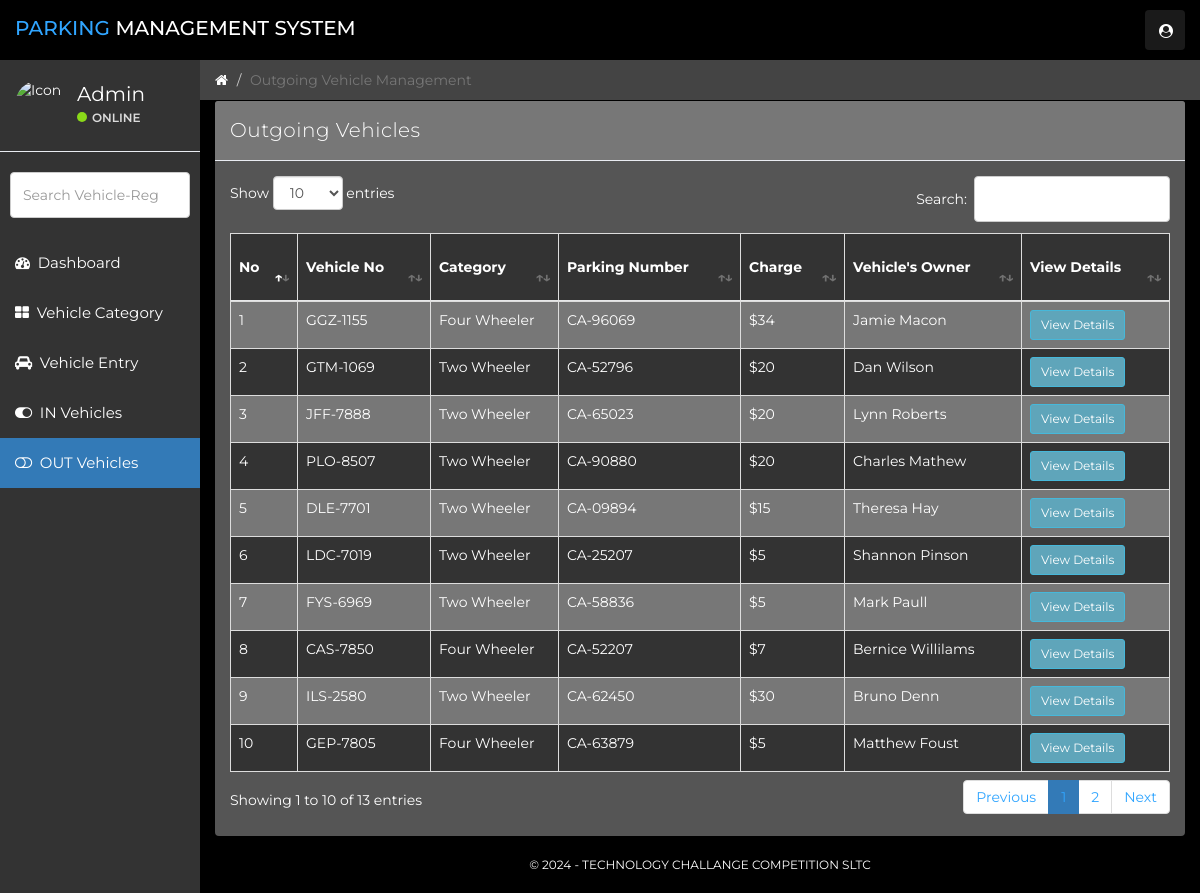
/out-vehicles.php (signed in), run on the app's committed database.
### tables this page shows
CREATE TABLE `vehicle_info` (
  `ID` int(10) NOT NULL,
  `ParkingNumber` varchar(120) DEFAULT NULL,
  `VehicleCategory` varchar(120) NOT NULL,
  `VehicleCompanyname` varchar(120) DEFAULT NULL,
  `RegistrationNumber` varchar(120) DEFAULT NULL,
  `OwnerName` varchar(120) DEFAULT NULL,
  `OwnerContactNumber` bigint(10) DEFAULT NULL,
  `InTime` timestamp NULL DEFAULT CURRENT_TIMESTAMP,
  `OutTime` timestamp NULL DEFAULT NULL ON UPDATE CURRENT_TIMESTAMP,
  `ParkingCharge` varchar(120) NOT NULL,
  `Remark` mediumtext NOT NULL,
  `Status` varchar(5) NOT NULL
);

### out-vehicles.php (the view, shortened to what this page needs)
<?php
    include('includes/dbconn.php');
    if (strlen($_SESSION['vpmsaid']==0)) {
        header('location:logout.php');
        } else {
?>
<!DOCTYPE html>
<html>
<head>
	<link href="css/bootstrap.min.css" rel="stylesheet">
	<link href="css/font-awesome.min.css" rel="stylesheet">
    <link href="css/datatable.css" rel="stylesheet">
	<link href="css/datepicker3.css" rel="stylesheet">
	<link href="css/styles.css" rel="stylesheet">
</head>
<body>
        <?php include 'includes/navigation.php' ?>
		<?php
		include 'includes/sidebar.php'
		?>
	<div class="col-sm-9 col-sm-offset-3 col-lg-10 col-lg-offset-2 main">
		<div class="row">
			<ol class="breadcrumb">
				<li><a href="dashboard.php">
					<em class="fa fa-home"></em>
				</a></li>
				<li class="active">Outgoing Vehicle Management</li>
			</ol>
		</div>
		<div class="row">
			<div class="col-lg-12">
			</div>
		</div>
		<div class="row">
				<div class="col-lg-12">
					<div class="panel panel-default">
						<div class="panel-heading">Outgoing Vehicles</div>
						<div class="panel-body">
                        <table id="example" class="table table-striped table-bordered" style="width:100%">
        <thead>
            <tr>
                <th>No</th>
                <th>Vehicle No</th>
                <th>Category</th>
                <th>Parking Number</th>
				<th>Charge</th>
                <th>Vehicle's Owner</th>
                <th>View Details</th>
            </tr>
        </thead>
        <tbody>
        <?php
        $ret=mysqli_query($con,"SELECT * from  vehicle_info where Status='Out'");
        $cnt=1;
        while ($row=mysqli_fetch_array($ret)) {
        ?>
            <tr>
            <td><?php echo $cnt;?></td>
            <td><?php  echo $row['RegistrationNumber'];?></td>
            <td><?php  echo $row['VehicleCategory'];?></td>
            <td><?php  echo 'CA-'.$row['ParkingNumber'];?></td>
			<td><?php  echo '$'.$row['ParkingCharge'];?></td>
            <td><?php  echo $row['OwnerName'];?></td>
            <td><a href="outgoing-detail.php?updateid=<?php echo $row['ID'];?>"><button type="button" class="btn btn-sm btn-info">View Details</button></a>
            </td>
            </tr>
                <?php $cnt=$cnt+1;}?>
        </tbody>
    </table>
						</div>
					</div>
				</div>
</div>
        <?php include 'includes/footer.php'?>
	</div>
</body>
</html>
<?php }  ?>

### css/datatable.css (style rules this page uses)
table.dataTable { clear: both; margin-top: 6px !important; margin-bottom: 6px !important; max-width: none !important; border-collapse: separate !important; border-spacing: 0; }
table.dataTable td, table.dataTable th { -webkit-box-sizing: content-box; box-sizing: content-box; }
table.dataTable > thead > tr > th:not(.sorting_disabled), table.dataTable > thead > tr > td:not(.sorting_disabled) { padding-right: 30px; }
table.dataTable > thead .sorting, table.dataTable > thead .sorting_asc, table.dataTable > thead .sorting_desc, table.dataTable > thead .sorting_asc_disabled, table.dataTable > thead .sorting_desc_disabled { cursor: pointer; position: relative; }
table.dataTable > thead .sorting:before, table.dataTable > thead .sorting:after, table.dataTable > thead .sorting_asc:before, table.dataTable > thead .sorting_asc:after, table.dataTable > thead .sorting_desc:before, table.dataTable > thead .sorting_desc:after, table.dataTable > thead .sorting_asc_disabled:before, table.dataTable > thead .sorting_asc_disabled:after, table.dataTable > thead .sorting_desc_disabled:before, table.dataTable > thead .sorting_desc_disabled:after { position: absolute; bottom: 0.9em; display: block; opacity: 0.3; }
table.dataTable > thead .sorting:before, table.dataTable > thead .sorting_asc:before, table.dataTable > thead .sorting_desc:before, table.dataTable > thead .sorting_asc_disabled:before, table.dataTable > thead .sorting_desc_disabled:before { right: 1em; content: "↑"; }
table.dataTable > thead .sorting:after, table.dataTable > thead .sorting_asc:after, table.dataTable > thead .sorting_desc:after, table.dataTable > thead .sorting_asc_disabled:after, table.dataTable > thead .sorting_desc_disabled:after { right: 0.5em; content: "↓"; }
table.dataTable > thead .sorting_asc:before, table.dataTable > thead .sorting_desc:after { opacity: 1; }
table.table-bordered.dataTable { border-right-width: 0; }
table.table-bordered.dataTable th, table.table-bordered.dataTable td { border-left-width: 0; }
table.table-bordered.dataTable th:last-child, table.table-bordered.dataTable th:last-child, table.table-bordered.dataTable td:last-child, table.table-bordered.dataTable td:last-child { border-right-width: 1px; }
table.table-bordered.dataTable tbody th, table.table-bordered.dataTable tbody td { border-bottom-width: 0; }

### css/styles.css (style rules this page uses)
body { background: #000; padding-top: 60px; font-size: 14px; color: #ffffff; font-family: "Montserrat", "Helvetica Neue", Helvetica, Arial, sans-serif; }
a, a:hover, a:focus { color: #ffffff; }
.panel { background-color: #555; border: 0; }
.panel-heading { font-size: 20px; font-weight: 300; letter-spacing: 0.025em; height: 60px; line-height: 38px; }
.panel-default .panel-heading { background: #777; border-bottom: 1px solid #e9ecf2; color: #ffffff; }
.breadcrumb { border-radius: 0; padding: 10px 15px 10px 15px; background: #444444; margin: 0; }
.table { background: #333; }
.table > thead > tr > th { border-bottom: 1px solid #e6e7e8; vertical-align: middle; height: 50px; }

### data on the page
vehicle_info: RegistrationNumber "GGZ-1155", VehicleCategory "Four Wheeler", ParkingNumber "96069", ParkingCharge "34", OwnerName "Jamie Macon"
vehicle_info: RegistrationNumber "GTM-1069", VehicleCategory "Two Wheeler", ParkingNumber "52796", ParkingCharge "20", OwnerName "Dan Wilson"
vehicle_info: RegistrationNumber "JFF-7888", VehicleCategory "Two Wheeler", ParkingNumber "65023", ParkingCharge "20", OwnerName "Lynn Roberts"
vehicle_info: RegistrationNumber "PLO-8507", VehicleCategory "Two Wheeler", ParkingNumber "90880", ParkingCharge "20", OwnerName "Charles Mathew"
vehicle_info: RegistrationNumber "DLE-7701", VehicleCategory "Two Wheeler", ParkingNumber "09894", ParkingCharge "15", OwnerName "Theresa Hay"
vehicle_info: RegistrationNumber "LDC-7019", VehicleCategory "Two Wheeler", ParkingNumber "25207", ParkingCharge "5", OwnerName "Shannon Pinson"
vehicle_info: RegistrationNumber "FYS-6969", VehicleCategory "Two Wheeler", ParkingNumber "58836", ParkingCharge "5", OwnerName "Mark Paull"
vehicle_info: RegistrationNumber "CAS-7850", VehicleCategory "Four Wheeler", ParkingNumber "52207", ParkingCharge "7", OwnerName "Bernice Willilams"
vehicle_info: RegistrationNumber "ILS-2580", VehicleCategory "Two Wheeler", ParkingNumber "62450", ParkingCharge "30", OwnerName "Bruno Denn"
vehicle_info: RegistrationNumber "GEP-7805", VehicleCategory "Four Wheeler", ParkingNumber "63879", ParkingCharge "5", OwnerName "Matthew Foust"
